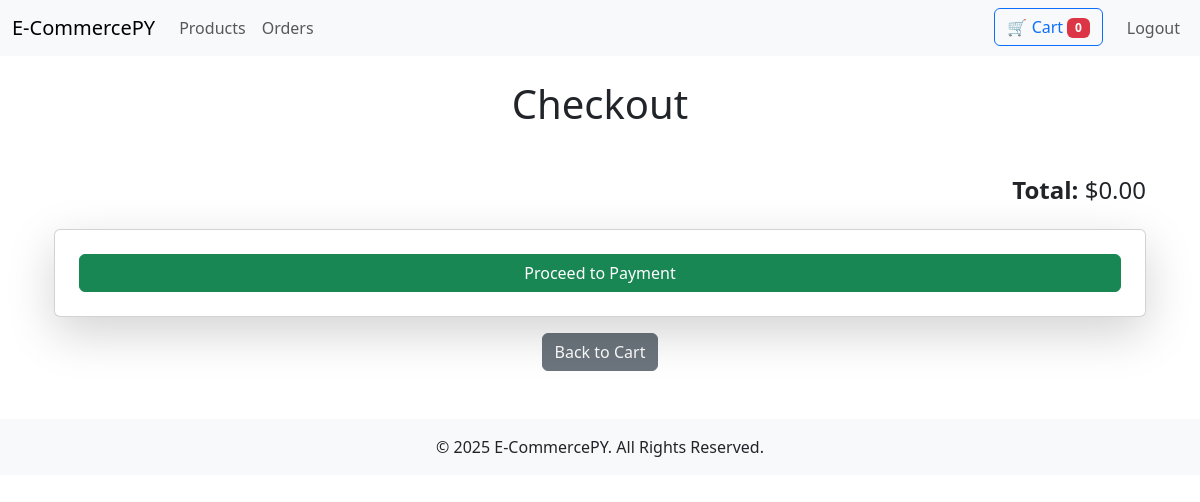
Page /products/checkout/ (signed in) on the earlier database version.
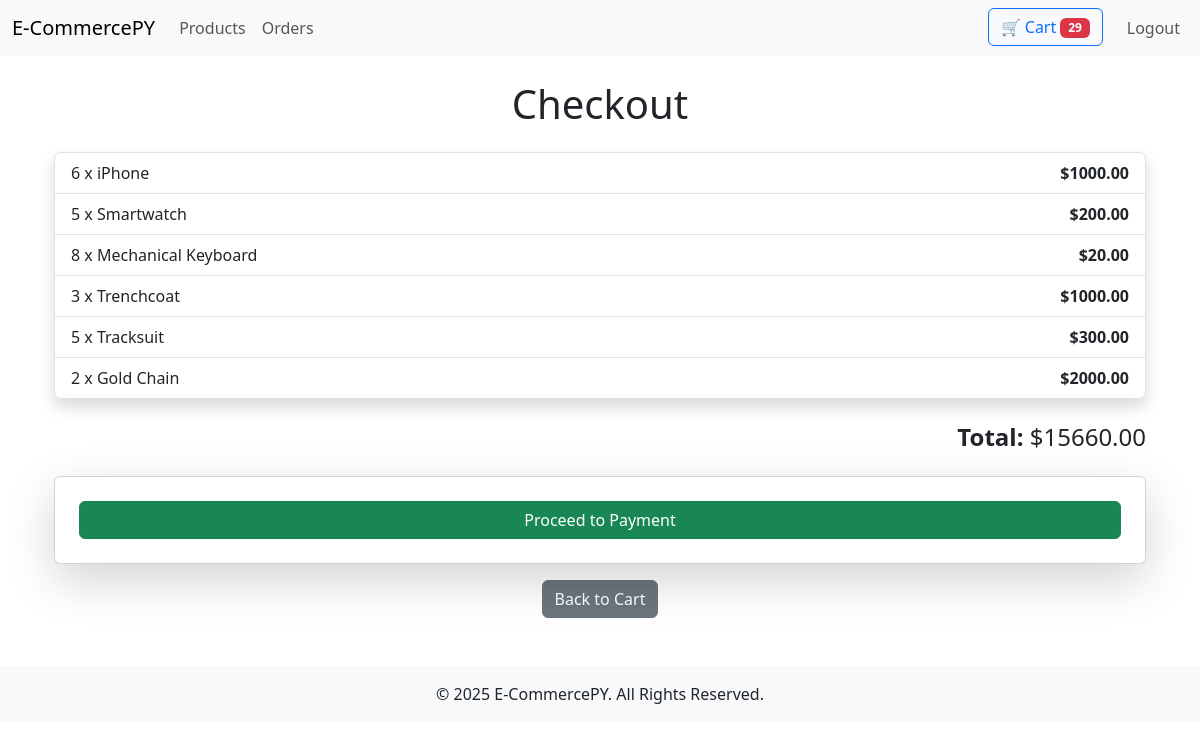
Same page on the later database version.
### product/models.py (models this page shows, shortened)
class CartItem(models.Model):
    user = models.ForeignKey(User, on_delete=models.CASCADE, null=True, blank=True)  # Associate cart with a user
    product = models.ForeignKey(Product, on_delete=models.CASCADE)
    quantity = models.PositiveIntegerField(default=1)

class Product(models.Model):
    name = models.CharField(max_length=100)
    description = models.TextField()
    price = models.DecimalField(max_digits=10, decimal_places=2)
    stock = models.PositiveIntegerField()
    image = models.ImageField(upload_to='products/')
    category = models.CharField(max_length=50)

### product/views.py (the view, shortened to what this page needs)
# urls.py: path('checkout/', checkout, name='checkout'),
@login_required
def checkout(request):
    cart_items = CartItem.objects.filter(user=request.user)
    total_amount = sum(item.product.price * item.quantity for item in cart_items)
    return render(request, 'checkout.html', {'cart_items': cart_items, 'total_amount': total_amount})

### product/context_processors.py (called while the page is built)
def cart_count(request):
    total_cart_quantity = 0
    if request.user.is_authenticated:
        total_cart_quantity = sum(item.quantity for item in CartItem.objects.filter(user=request.user))
    return {"total_cart_quantity": total_cart_quantity}

### product/templates/checkout.html (shortened to what this page needs)
{% extends 'base.html' %}
{% block content %}
<div class="container">
    <h1 class="mb-4 text-center">Checkout</h1>
    <ul class="list-group mb-4 shadow">
        {% for item in cart_items %}
        <li class="list-group-item d-flex justify-content-between align-items-center">
            <span>{{ item.quantity }} x {{ item.product.name }}</span>
            <strong>${{ item.product.price }}</strong>
        </li>
        {% endfor %}
    </ul>
    <div class="text-end mb-4">
        <h4><strong>Total:</strong> ${{ total_amount|floatformat:2 }}</h4>
    </div>
    <div class="card p-4 shadow-lg">
        <form action="{% url 'create_checkout_session' %}" method="POST">
            <button type="submit" class="btn btn-success w-100">Proceed to Payment</button>
        </form>
    </div>
    <div class="text-center mt-3">
        <a href="{% url 'view_cart' %}" class="btn btn-secondary">Back to Cart</a>
    </div>
</div>
{% endblock %}

Differences in the rows shown:
added CartItem: quantity "6", product.name "iPhone", product.price "1000.00"
added CartItem: quantity "5", product.name "Smartwatch", product.price "200.00"
added CartItem: quantity "8", product.name "Mechanical Keyboard", product.price "20.00"
added CartItem: quantity "3", product.name "Trenchcoat", product.price "1000.00"
added CartItem: quantity "5", product.name "Tracksuit", product.price "300.00"
added CartItem: quantity "2", product.name "Gold Chain", product.price "2000.00"
Other differences:
{{ total_cart_quantity }}: "0" → "29"
{{ total_amount|floatformat:2 }}: "0.00" → "15660.00"
